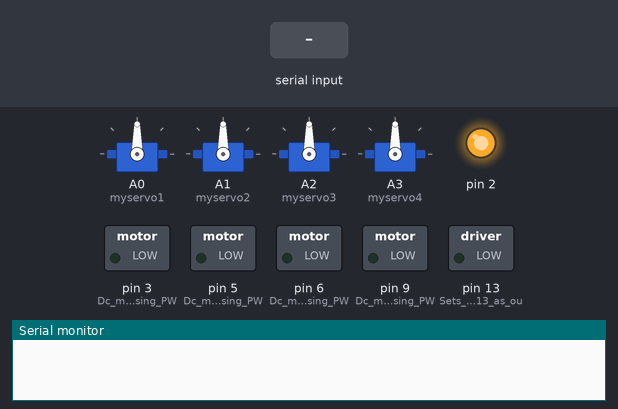
Bench run of a sketch on a simulated Arduino Uno, built with avr-gcc and run on an emulated ATmega328P. Parts: 4 × servo, switched loads named in the sketch (green lamp = pin HIGH), output pins drawn as LEDs (lit = HIGH), the last lines printed to the serial monitor. Inputs (shaded band) come from the test bench.

Above: at 1.2 s.
1.3 s: "f\n" received over Serial
At 1.7 s:
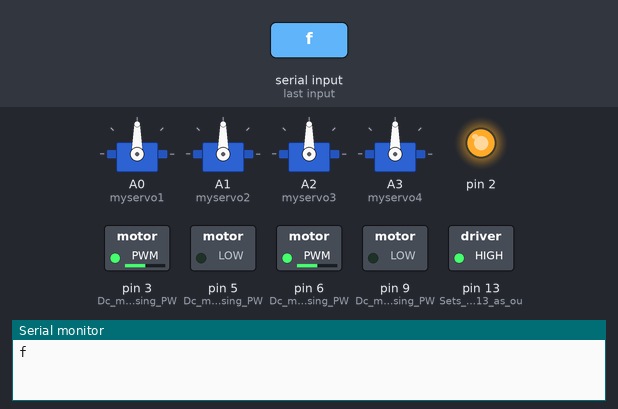
2.8 s: byte 98 ('b') received over Serial
At 4.0 s:
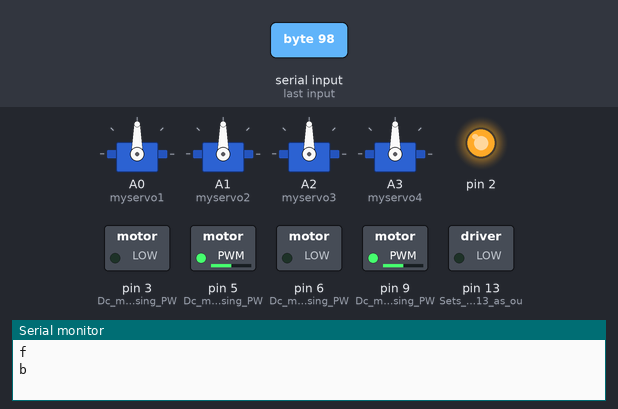
4.3 s: byte 115 ('s') received over Serial
At 5.1 s:
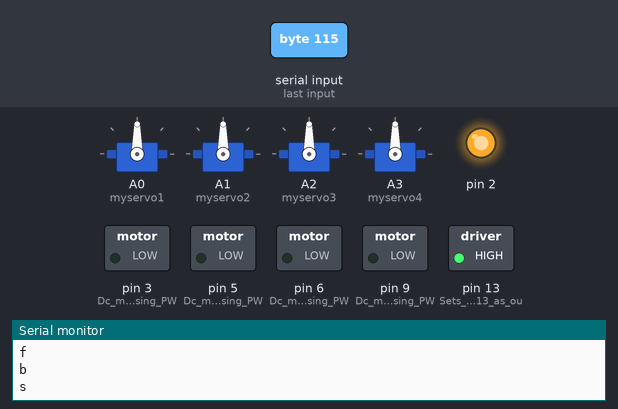
5.8 s: byte 108 ('l') received over Serial
At 6.3 s:
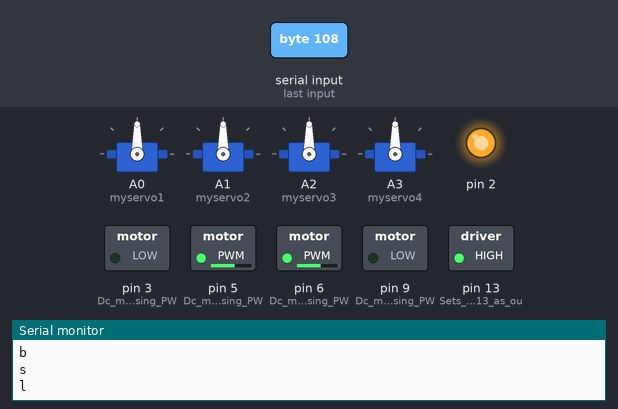
7.3 s: byte 114 ('r') received over Serial
At 8.5 s:
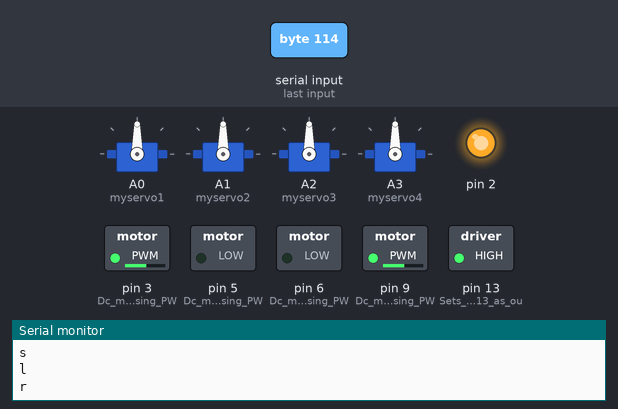
8.8 s: byte 49 ('1') received over Serial
At 9.8 s:
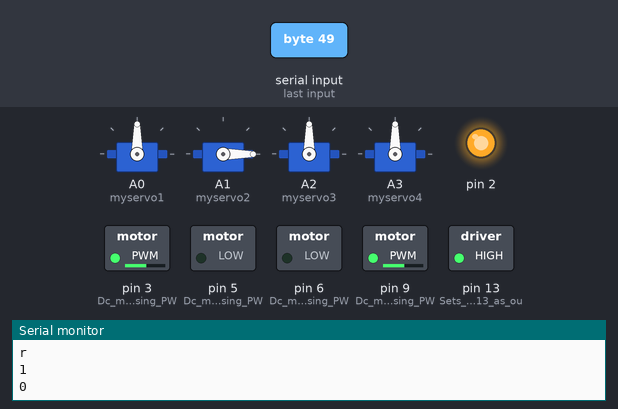
Timing chart, 0 to 11.3 s (numbered marks = the images above; inputs shaded):
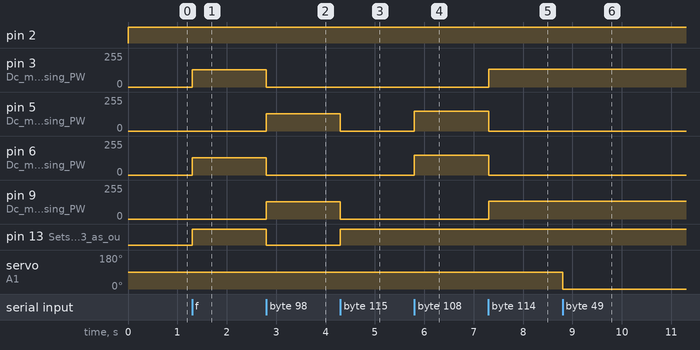

Measured:
- after the input at 1.3 s, pin 3 (Dc_motor_control_using_PW), pin 6 (Dc_motor_control_using_PW): 0/255 → 128/255 at once; pin 13 (Sets_digital_pin_13_as_ou): LOW → HIGH at once
- after the input at 2.8 s, pin 3 (Dc_motor_control_using_PW), pin 6 (Dc_motor_control_using_PW): 128/255 → 0/255 at once; pin 5 (Dc_motor_control_using_PW), pin 9 (Dc_motor_control_using_PW): 0/255 → 128/255 at once; pin 13 (Sets_digital_pin_13_as_ou): HIGH → LOW at once
- after the input at 4.3 s, pin 5 (Dc_motor_control_using_PW), pin 9 (Dc_motor_control_using_PW): 128/255 → 0/255 at once; pin 13 (Sets_digital_pin_13_as_ou): LOW → HIGH at once
- after the input at 5.8 s, pin 5 (Dc_motor_control_using_PW), pin 6 (Dc_motor_control_using_PW): 0/255 → 150/255 at once
- after the input at 7.3 s, pin 3 (Dc_motor_control_using_PW), pin 9 (Dc_motor_control_using_PW): 0/255 → 135/255 at once; pin 5 (Dc_motor_control_using_PW), pin 6 (Dc_motor_control_using_PW): 150/255 → 0/255 at once
- after the input at 8.8 s, servo on A1 (myservo2): 90° → 0° at once

The sketch:

motor_arm.ino
```cpp
#include <Servo.h>
Servo myservo1;  // create servo object to control a servo
Servo myservo2;
Servo myservo3;
Servo myservo4;

int pos = 0;  // variable to store the servo position
char data; //Variable for storing received data

void Front_Move()
{
  analogWrite(3,128);
  digitalWrite(5,LOW);
  analogWrite(6,128);
  digitalWrite(9,LOW);
}
void Back_Move()
{
  digitalWrite(3,LOW);
  analogWrite(5,128);
  digitalWrite(6,LOW);
  analogWrite(9,128);
}
void Stop_Move()
{
  digitalWrite(3,LOW);
  digitalWrite(5,LOW);
  digitalWrite(6,LOW);
  digitalWrite(9,LOW);
}
void Left_Spin()
{
  digitalWrite(3,LOW);
  analogWrite(5,150);
  analogWrite(6,150);
  digitalWrite(9,LOW);
}
void Right_Spin()
{
  analogWrite(3,135);
  digitalWrite(5,LOW);
  digitalWrite(6,LOW);
  analogWrite(9,135);
}


void setup() {
  // put your setup code here, to run once:
    Serial.begin(9600); //Sets the baud for serial data transmission
    pinMode(13, OUTPUT); //Sets digital pin 13 as output pin
    pinMode(3, OUTPUT); //Dc motor control using PWM
    pinMode(5, OUTPUT); //Dc motor control using PWM
    pinMode(6, OUTPUT); //Dc motor control using PWM
    pinMode(9, OUTPUT); //Dc motor control using PWM
    pinMode(2, OUTPUT);
    myservo1.attach(A0);
    myservo2.attach(A1);
    myservo3.attach(A2);
    myservo4.attach(A3);
}

void loop()
{
  digitalWrite(2, HIGH); // L293D - 5v enable pin.
   if(Serial.available() > 0)  // Send data only when you receive data:
   {
      data = Serial.read();        //Read the  incoming  data and store it into variable data
      Serial.print(data);          //Print Value inside data in Serial monitor
      Serial.print("\n");          //New line
      if(data == 'f')              // Checks whether value of data is equal to 1
         {
         digitalWrite(13, HIGH);   //If value is 1 then LED turns ON
         Front_Move();
         }
      else if(data == 'b')         //  Checks  whether value of data is equal to 0
          {
         digitalWrite(13, LOW);
         Back_Move();
         }
      else if(data == 's')         //  Checks  whether value of data is equal to 0
          {
         digitalWrite(13, HIGH);
         Stop_Move();
         }
      else if(data == 'l')
          {
          digitalWrite(13, HIGH);
          Left_Spin();
          }
      else if(data == 'r')
          {
          digitalWrite(13, HIGH);
          Right_Spin();
          }
      else if(data == '1')
         {
            if(pos<=180)
            {
              Serial.print(pos);          //Print Value inside data in Serial monitor
              Serial.print("\n");
              myservo2.write(pos);
              delay(15);
              pos+=10;
            }
         }
       else if(data=='2')
         {
            if(pos>=0)
            {
              Serial.print(pos);          //Print Value inside data in Serial monitor
              Serial.print("\n");
              myservo2.write(pos);
              delay(15);
              pos-=10;
            }
          }
        else if(data == '3')              // Checks whether value of data is equal to 1
          {
            if(pos<=180)
            {
              Serial.print(pos);          //Print Value inside data in Serial monitor
              Serial.print("\n");
              myservo1.write(pos);
              delay(15);
              pos+=10;
            }
           }
         else if(data == '4')
           {
            if(pos>=0)
            {
              Serial.print(pos);          //Print Value inside data in Serial monitor
              Serial.print("\n");
              myservo1.write(pos);
              delay(15);
              pos-=10;
             }
            }
         else if(data == '5')              // Checks whether value of data is equal to 1
            {
            if(pos<=180)
              {
              Serial.print(pos);          //Print Value inside data in Serial monitor
              Serial.print("\n");
              myservo3.write(pos);
              delay(15);
              pos+=10;
              }
            }
          else if(data == '6')
            {
            if(pos>=0)
              {
              Serial.print(pos);          //Print Value inside data in Serial monitor
              Serial.print("\n");
              myservo3.write(pos);
              delay(15);
              pos-=10;
              }
             }
          else if(data == '7')              // Checks whether value of data is equal to 1
             {
            if(pos<=180)
                {
              Serial.print(pos);          //Print Value inside data in Serial monitor
              Serial.print("\n");
              myservo4.write(pos);
              delay(15);
              pos+=10;
                }
              }
          else if(data == '8')
              {
            if(pos>=0)
                {
              Serial.print(pos);          //Print Value inside data in Serial monitor
              Serial.print("\n");
              myservo4.write(pos);
              delay(15);
              pos-=10;
                }
              }

   }
}
```
